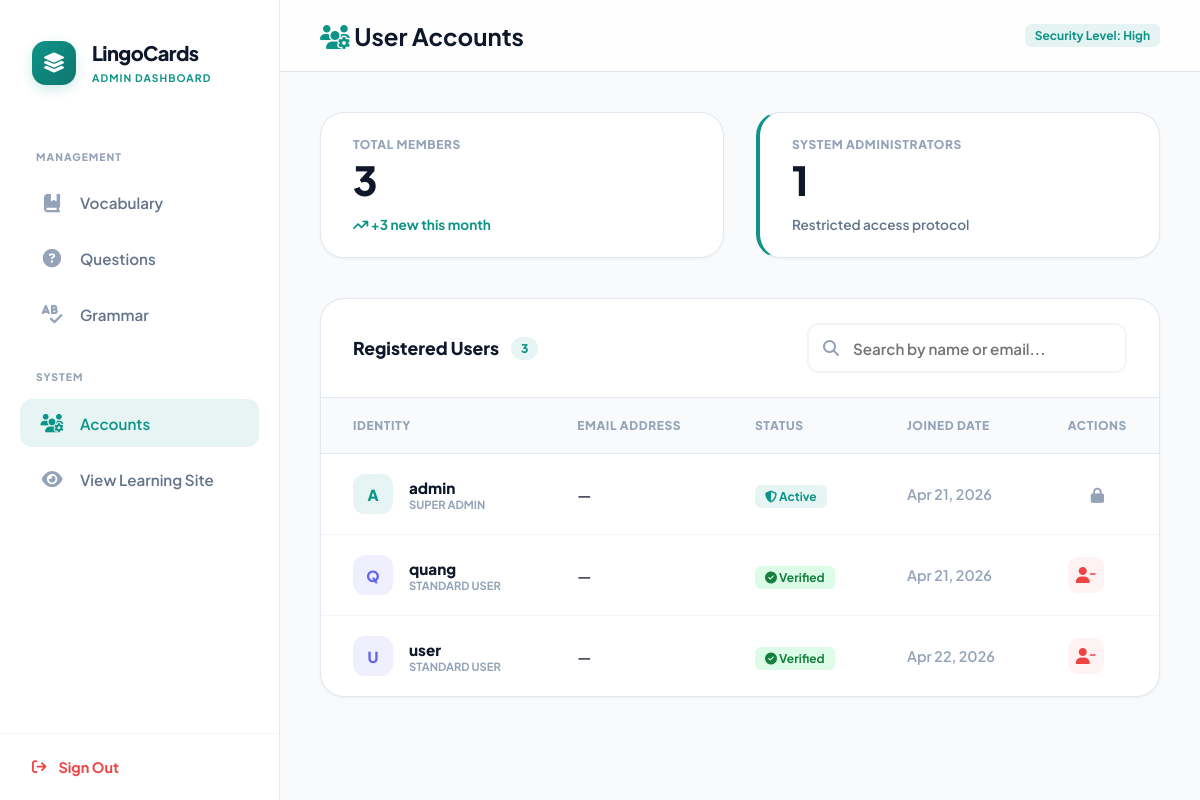
The page /admin/accounts (signed in) on the database its author committed.
### app.py (models this page shows)
class User(db.Model):
    __tablename__ = 'user'
    __table_args__ = (
        db.Index('ix_user_username', 'username'),
    )
    id            = db.Column(db.Integer, primary_key=True)
    username      = db.Column(db.String(80), unique=True, nullable=False)
    password_hash = db.Column(db.String(255), nullable=False)
    email         = db.Column(db.String(120), unique=True, nullable=True) # Mới
    created_at    = db.Column(db.DateTime, default=datetime.utcnow)      # Mới

### app.py (the view)
@app.route('/admin/accounts')
@require_admin
def admin_accounts():
    users = User.query.all()
    from datetime import datetime, timedelta
    first_of_month = datetime.utcnow().replace(day=1, hour=0, minute=0, second=0, microsecond=0)
    new_users_count = User.query.filter(User.created_at >= first_of_month).count()
    return render_template('admin_accounts.html',
                           users=users,
                           new_users_this_month=new_users_count)

### app.py (called while the page is built)
def is_admin_logged_in():
    return session.get('admin_logged_in') is True

def require_admin(view):
    @wraps(view)
    def wrapper(*args, **kwargs):
        if not is_admin_logged_in():
            if is_ajax():
                return jsonify({'success': False, 'message': 'Chưa đăng nhập admin!'}), 401
            return redirect(url_for('login'))
        return view(*args, **kwargs)
    return wrapper

### templates/admin_accounts.html (shortened to what this page needs)
<!DOCTYPE html>
<html lang="vi">
<head>
    <link rel="stylesheet" href="https://cdnjs.cloudflare.com/ajax/libs/font-awesome/6.4.0/css/all.min.css">
    {% include '_head_fonts.html' %}
</head>
<body>
{% include '_admin_sidebar.html' %}
<main class="main">
    <header class="top-bar">
        <h2><i class="fa-solid fa-users-gear" style="color: var(--primary)"></i> User Accounts</h2>
        <div style="display: flex; gap: 1rem;">
            <span class="badge badge-primary">Security Level: High</span>
        </div>
    </header>
    <div class="content-area">
        <div style="display: grid; grid-template-columns: repeat(auto-fit, minmax(240px, 1fr)); gap: 2rem; margin-bottom: 2.5rem;">
            <div class="card" style="padding: 1.5rem 2rem;">
                <div style="font-size: 0.75rem; font-weight: 800; text-transform: uppercase; color: var(--text-faint); margin-bottom: 0.5rem; letter-spacing: 0.05em;">Total Members</div>
                <div style="font-size: 2.5rem; font-weight: 800; color: var(--text-main); line-height: 1;">{{ users|length }}</div>
                <div style="margin-top: 1rem; font-size: 0.85rem; font-weight: 700; color: var(--primary);">
                    <i class="fa-solid fa-arrow-trend-up"></i> +{{ new_users_this_month }} new this month
                </div>
            </div>
            <div class="card" style="padding: 1.5rem 2rem; border-left: 4px solid var(--primary);">
                <div style="font-size: 0.75rem; font-weight: 800; text-transform: uppercase; color: var(--text-faint); margin-bottom: 0.5rem; letter-spacing: 0.05em;">System Administrators</div>
                <div style="font-size: 2.5rem; font-weight: 800; color: var(--text-main); line-height: 1;">1</div>
                <div style="margin-top: 1rem; font-size: 0.85rem; font-weight: 600; color: var(--text-muted);">
                    Restricted access protocol
                </div>
            </div>
        </div>
        <div class="table-container">
            <div class="table-header">
                <div class="table-title">Registered Users <span class="badge-count">{{ users|length }}</span></div>
                <div style="position: relative;">
                    <i class="fa-solid fa-magnifying-glass" style="position: absolute; left: 1rem; top: 50%; transform: translateY(-50%); color: var(--text-faint);"></i>
                    <input type="text" class="form-input" placeholder="Search by name or email..." style="padding-left: 2.75rem; width: 320px;" id="uSearch" oninput="filterUsers()">
                </div>
            </div>
            <table>
                <thead>
                    <tr>
                        <th>Identity</th>
                        <th>Email Address</th>
                        <th>Status</th>
                        <th>Joined Date</th>
                        <th style="width: 100px; text-align: center;">Actions</th>
                    </tr>
                </thead>
                <tbody id="uBody">
                    {% for user in users %}
                    <tr class="u-row">
                        <td>
                            <div style="display: flex; align-items: center; gap: 1rem;">
                                <div style="width: 40px; height: 40px; border-radius: 12px; background: {{ 'var(--primary-soft)' if user.username == 'admin' else 'var(--secondary-soft)' }}; color: {{ 'var(--primary)' if user.username == 'admin' else 'var(--secondary)' }}; display: grid; place-items: center; font-weight: 800;">
                                    {{ user.username[0]|upper }}
                                </div>
                                <div>
                                    <div style="font-weight: 800; color: var(--text-main);">{{ user.username }}</div>
                                    <div style="font-size: 0.7rem; font-weight: 700; text-transform: uppercase; color: var(--text-faint);">{{ 'Super Admin' if user.username == 'admin' else 'Standard User' }}</div>
                                </div>
                            </div>
                        </td>
                        <td style="color: var(--text-secondary); font-weight: 500;">{{ user.email or '—' }}</td>
                        <td>
                            {% if user.username == 'admin' %}
                            <span class="badge badge-primary"><i class="fa-solid fa-shield-halved"></i> Active</span>
                            {% else %}
                            <span class="badge badge-success"><i class="fa-solid fa-circle-check"></i> Verified</span>
                            {% endif %}
                        </td>
                        <td style="color: var(--text-faint); font-weight: 600; font-size: 0.9rem;">
                            {{ user.created_at.strftime('%b %d, %Y') if user.created_at else 'Legacy' }}
                        </td>
                        <td style="text-align: center;">
                            {% if user.username != 'admin' %}
                            <button class="action-btn btn-del" onclick="openDeleteModal('{{ user.username }}', {{ user.id }})" title="Delete Account"><i class="fa-solid fa-user-minus"></i></button>
                            {% else %}
                            <i class="fa-solid fa-lock" style="color: var(--text-faint);" title="Protected Account"></i>
                            {% endif %}
                        </td>
                    </tr>
                    {% endfor %}
                </tbody>
            </table>
        </div>
    </div>
</main>
</body>
</html>

### templates/_admin_styles.html (style rules this page uses)
:root { --primary: #0D9488; --primary-dark: #0F766E; --primary-light: #2DD4BF; --primary-soft: rgba(13, 148, 136, 0.1); --secondary: #6366F1; --secondary-soft: rgba(99, 102, 241, 0.1); --bg-main: #F8FAFC; --bg-card: #FFFFFF; --bg-sidebar: #FFFFFF; --text-main: #0F172A; --text-muted: #64748B; --text-faint: #94A3B8; --border: #E2E8F0; --border-light: #F1F5F9; --success: #10B981; --warning: #F59E0B; --danger: #EF4444; --r-xl: 24px; --r-lg: 16px; --r-md: 12px; --r-sm: 8px; --shadow-sm: 0 1px 3px rgba(0,0,0,0.05); --shadow-md: 0 4px 6px -1px rgba(0,0,0,0.05), 0 2px 4px -1px rgba(0,0,0,0.03); --shadow-lg: 0 20px 25px -5px rgba(0,0,0,0.05), 0 10px 10px -5px rgba(0,0,0,0.02); --sidebar-w: 280px; --topbar-h: 72px; --ease: cubic-bezier(0.4, 0, 0.2, 1); }
* { box-sizing: border-box; margin: 0; padding: 0; outline: none; }
body { font-family: 'Plus Jakarta Sans', sans-serif; background-color: var(--bg-main); color: var(--text-main); display: flex; height: 100vh; overflow: hidden; -webkit-font-smoothing: antialiased; }
.main { flex: 1; display: flex; flex-direction: column; min-width: 0; position: relative; }
.top-bar { height: var(--topbar-h); background: rgba(255, 255, 255, 0.8); backdrop-filter: blur(12px); border-bottom: 1px solid var(--border); display: flex; align-items: center; justify-content: space-between; padding: 0 2.5rem; z-index: 50; flex-shrink: 0; }
.content-area { flex: 1; overflow-y: auto; padding: 2.5rem; scroll-behavior: smooth; }
.card { background: var(--bg-card); border: 1px solid var(--border); border-radius: var(--r-xl); padding: 2rem; box-shadow: var(--shadow-sm); transition: transform 0.3s var(--ease), box-shadow 0.3s var(--ease); position: relative; overflow: hidden; }
.table-container { background: var(--bg-card); border: 1px solid var(--border); border-radius: var(--r-xl); overflow: hidden; box-shadow: var(--shadow-sm); }
.table-header { padding: 1.5rem 2rem; border-bottom: 1px solid var(--border); display: flex; align-items: center; justify-content: space-between; flex-wrap: wrap; gap: 1rem; }
.table-title { font-size: 1.1rem; font-weight: 800; display: flex; align-items: center; gap: 0.75rem; }
.badge-count { background: var(--primary-soft); color: var(--primary); font-size: 0.75rem; font-weight: 800; padding: 4px 10px; border-radius: 99px; }
table { width: 100%; border-collapse: collapse; }
thead th { background: var(--bg-main); padding: 1.25rem 2rem; text-align: left; font-size: 0.75rem; font-weight: 800; text-transform: uppercase; color: var(--text-faint); letter-spacing: 0.05em; border-bottom: 1px solid var(--border); }
tbody td { padding: 1.25rem 2rem; border-bottom: 1px solid var(--border-light); font-size: 0.95rem; vertical-align: middle; }
tbody tr:last-child td { border-bottom: none; }
tbody tr { transition: background 0.2s var(--ease); }
.form-input { width: 100%; padding: 0.85rem 1.25rem; border: 2px solid var(--border-light); border-radius: var(--r-md); font-size: 0.95rem; font-weight: 600; transition: all 0.2s var(--ease); font-family: inherit; }
.badge { padding: 4px 10px; border-radius: 6px; font-size: 0.75rem; font-weight: 700; }
.badge-primary { background: var(--primary-soft); color: var(--primary); }
.badge-success { background: #DCFCE7; color: #15803D; }
.action-btn { width: 36px; height: 36px; border-radius: 10px; display: grid; place-items: center; border: none; cursor: pointer; transition: 0.2s; font-size: 1rem; }
.btn-del { background: #FEF2F2; color: var(--danger); }

### rows shown on the page
User: username "A", username "admin", username "SUPER ADMIN", email "—", shows "Active", created_at "Apr 21, 2026"
User: username "Q", username "quang", username "STANDARD USER", email "—", shows "Verified", created_at "Apr 21, 2026"
User: username "U", username "user", username "STANDARD USER", email "—", shows "Verified", created_at "Apr 22, 2026"

### other values the page prints
{{ users|length }} "3"
{{ new_users_this_month }} "3"
